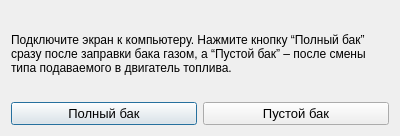
<?xml version="1.0" encoding="UTF-8"?>
<ui version="4.0">
 <class>Kalibration</class>
 <widget class="QDialog" name="Kalibration">
  <property name="geometry">
   <rect>
    <x>0</x>
    <y>0</y>
    <width>400</width>
    <height>136</height>
   </rect>
  </property>
  <property name="windowTitle">
   <string>Калибровка</string>
  </property>
  <property name="modal">
   <bool>true</bool>
  </property>
  <layout class="QVBoxLayout" name="verticalLayout" stretch="2,1">
   <item>
    <widget class="QLabel" name="label">
     <property name="text">
      <string>Подключите экран к компьютеру. Нажмите кнопку “Полный бак” сразу после заправки бака газом, а “Пустой бак” – после смены типа подаваемого в двигатель топлива.</string>
     </property>
     <property name="wordWrap">
      <bool>true</bool>
     </property>
    </widget>
   </item>
   <item>
    <layout class="QHBoxLayout" name="horizontalLayout">
     <item>
      <widget class="QPushButton" name="pushButton">
       <property name="font">
        <font>
         <pointsize>10</pointsize>
        </font>
       </property>
       <property name="text">
        <string>Полный бак</string>
       </property>
      </widget>
     </item>
     <item>
      <widget class="QPushButton" name="pushButton_2">
       <property name="font">
        <font>
         <pointsize>10</pointsize>
        </font>
       </property>
       <property name="text">
        <string>Пустой бак</string>
       </property>
      </widget>
     </item>
    </layout>
   </item>
  </layout>
 </widget>
 <resources/>
 <connections/>
</ui>
